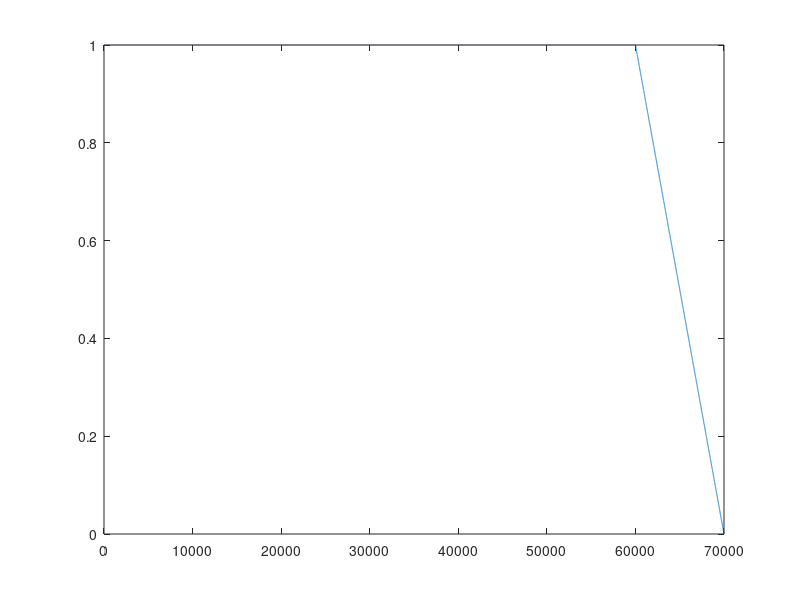

This figure's MATLAB source:
% 40 Hz sine
Fs = 20000;
sinHz = 40;
rampTail = .1; % ramp down at last 100-ms

% 1100-ms
duration = 1100;

dur = duration/1000;
t = 1/Fs:1/Fs:dur;
y = (sin(2*pi*sinHz*t-pi/2)+1)/2;

rampFun = ones(1,numel(t));
rampOnset = (dur - rampTail)*Fs;
rampFun(round((1:Fs*rampTail)+rampOnset)) = 1-(1:Fs*rampTail)/(Fs*rampTail);
y = y.*rampFun;
audiowrite('40HzSine_1100ms.wav',y,Fs)

% 1325-ms
duration = 1325;

dur = duration/1000;
t = 1/Fs:1/Fs:dur;
y = (sin(2*pi*sinHz*t-pi/2)+1)/2;

rampFun = ones(1,numel(t));
rampOnset = (dur - rampTail)*Fs;
rampFun(round((1:Fs*rampTail)+rampOnset)) = 1-(1:Fs*rampTail)/(Fs*rampTail);
y = y.*rampFun;
audiowrite('40HzSine_1325ms.wav',y,Fs)

% 800-ms
duration = 800;

dur = duration/1000;
t = 1/Fs:1/Fs:dur;
y = (sin(2*pi*sinHz*t-pi/2)+1)/2;

rampFun = ones(1,numel(t));
rampOnset = (dur - rampTail)*Fs;
rampFun(round((1:Fs*rampTail)+rampOnset)) = 1-(1:Fs*rampTail)/(Fs*rampTail);
y = y.*rampFun;
audiowrite('40HzSine_800ms.wav',y,Fs)

% 400-ms
duration = 400;

dur = duration/1000;
t = 1/Fs:1/Fs:dur;
y = (sin(2*pi*sinHz*t-pi/2)+1)/2;

rampFun = ones(1,numel(t));
rampOnset = (dur - rampTail)*Fs;
rampFun(round((1:Fs*rampTail)+rampOnset)) = 1-(1:Fs*rampTail)/(Fs*rampTail);
y = y.*rampFun;
audiowrite('40HzSine_400ms.wav',y,Fs)

% 500-ms
duration = 500;

dur = duration/1000;
t = 1/Fs:1/Fs:dur;
y = (sin(2*pi*sinHz*t-pi/2)+1)/2;

rampFun = ones(1,numel(t));
rampOnset = (dur - rampTail)*Fs;
rampFun(round((1:Fs*rampTail)+rampOnset)) = 1-(1:Fs*rampTail)/(Fs*rampTail);
y = y.*rampFun;
audiowrite('40HzSine_500ms.wav',y,Fs)

% 175-ms
duration = 175;

dur = duration/1000;
t = 1/Fs:1/Fs:dur;
y = (sin(2*pi*sinHz*t-pi/2)+1)/2;

rampFun = ones(1,numel(t));
rampOnset = (dur - rampTail)*Fs;
rampFun(round((1:Fs*rampTail)+rampOnset)) = 1-(1:Fs*rampTail)/(Fs*rampTail);
y = y.*rampFun;
audiowrite('40HzSine_175ms.wav',y,Fs)

% 300-ms
duration = 300;

dur = duration/1000;
t = 1/Fs:1/Fs:dur;
y = (sin(2*pi*sinHz*t-pi/2)+1)/2;

rampFun = ones(1,numel(t));
rampOnset = (dur - rampTail)*Fs;
rampFun(round((1:Fs*rampTail)+rampOnset)) = 1-(1:Fs*rampTail)/(Fs*rampTail);
y = y.*rampFun;
audiowrite('40HzSine_300ms.wav',y,Fs)

% 1300-ms
duration = 1300;

dur = duration/1000;
t = 1/Fs:1/Fs:dur;
y = (sin(2*pi*sinHz*t-pi/2)+1)/2;

rampFun = ones(1,numel(t));
rampOnset = (dur - rampTail)*Fs;
rampFun(round((1:Fs*rampTail)+rampOnset)) = 1-(1:Fs*rampTail)/(Fs*rampTail);
y = y.*rampFun;
audiowrite('40HzSine_1300ms.wav',y,Fs)

% 125-ms
duration = 125;

dur = duration/1000;
t = 1/Fs:1/Fs:dur;
y = (sin(2*pi*sinHz*t-pi/2)+1)/2;

rampFun = ones(1,numel(t));
rampOnset = (dur - rampTail)*Fs;
rampFun(round((1:Fs*rampTail)+rampOnset)) = 1-(1:Fs*rampTail)/(Fs*rampTail);
y = y.*rampFun;
audiowrite('40HzSine_125ms.wav',y,Fs)

% 1200-ms
duration = 1200;

dur = duration/1000;
t = 1/Fs:1/Fs:dur;
y = (sin(2*pi*sinHz*t-pi/2)+1)/2;

rampFun = ones(1,numel(t));
rampOnset = (dur - rampTail)*Fs;
rampFun(round((1:Fs*rampTail)+rampOnset)) = 1-(1:Fs*rampTail)/(Fs*rampTail);
y = y.*rampFun;
audiowrite('40HzSine_1200ms.wav',y,Fs)

%% 50-ms ramp down
Fs = 20000;
sinHz = 40;
rampTail = .05; % ramp down at last 100-ms

% 225-ms
duration = 225;

dur = duration/1000;
t = 1/Fs:1/Fs:dur;
y = (sin(2*pi*sinHz*t-pi/2)+1)/2;

rampFun = ones(1,numel(t));
rampOnset = (dur - rampTail)*Fs;
rampFun(round((1:Fs*rampTail)+rampOnset)) = 1-(1:Fs*rampTail)/(Fs*rampTail);
y = y.*rampFun;
audiowrite('40HzSine_225ms_down50ms.wav',y,Fs)

% 125-ms
duration = 125;

dur = duration/1000;
t = 1/Fs:1/Fs:dur;
y = (sin(2*pi*sinHz*t-pi/2)+1)/2;

rampFun = ones(1,numel(t));
rampOnset = (dur - rampTail)*Fs;
rampFun(round((1:Fs*rampTail)+rampOnset)) = 1-(1:Fs*rampTail)/(Fs*rampTail);
y = y.*rampFun;
audiowrite('40HzSine_125ms_down50ms.wav',y,Fs)

%%  square pulse with ramp down

Fs = 20000;
flatT = 3;  %time in s
rampT = 0.5;

% 400ms flat with 100ms ramp down
flat = repmat(1, flatT*Fs, 1);
ramp = linspace(0, 1, rampT*Fs);
y = [flat; fliplr(ramp)'];
figure; plot(y)

txt = ['flat' num2str(flatT*1000) 'msRamp' num2str(rampT*1000) 'ms.wav']
audiowrite(txt,y,Fs)
